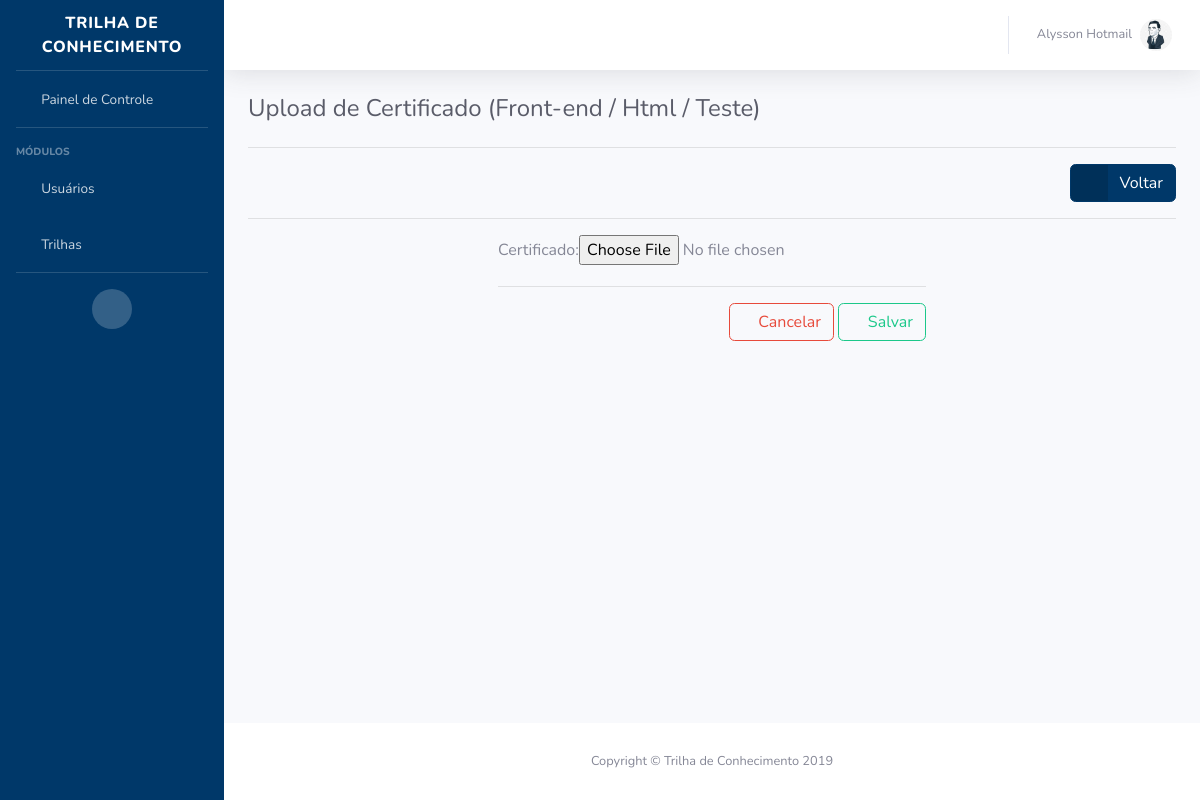
Page /trilhas/upload_certificado/2/26/ (signed in) on the committed database.
### appTrilhas/models.py (models this page shows, shortened)
class User(AbstractUser):
    matricula = models.CharField(max_length=10, unique=True)
    ativo = models.BooleanField(default=False)
    username = models.CharField(max_length=10, blank=True)
    email = models.EmailField(max_length=70, unique=True)
    name = models.CharField(max_length=130, blank=False, null=False)
    data_nascimento = models.DateField(null=True)
    genero = models.CharField(max_length=15, choices=(('F', 'Feminino'), ('M', 'Masculino'), ('O', 'Outros')))
    role = models.CharField(max_length=20,
                            choices=(('Administrador', 'Administrador'),
                                     ('Estudante', 'Estudante'),
                                     ('Moderador', 'Moderador')),
                            default='Estudante', null=False)
    imagem = ProcessedImageField(upload_to='usuarios', processors=[ResizeToFit(200, 200)], null=True, blank=True)
    cursoLink = models.ManyToManyField('LinkCurso', through='User_Link', related_name='users')
    trilhaProgresso = models.ManyToManyField('Trilha', through='Trilha_User', related_name='users')
    trilha = models.ManyToManyField(Trilha)
    USERNAME_FIELD = 'matricula'
    REQUIRED_FIELDS = ['username', 'email', 'name', 'role']

class User_Link(models.Model):
    user = models.ForeignKey('User', related_name='user_link', on_delete=models.SET_NULL, null=True)
    cursoLink = models.ForeignKey('LinkCurso', related_name='user_link', on_delete=models.SET_NULL, null=True)
    certificado = models.FileField(upload_to='certificados', null=True, blank=True)
    data_upload = models.DateTimeField('Data do upload', auto_now_add=True)

class LinkCurso(models.Model):
    nome = models.CharField(max_length=128, blank=False, null=False)
    link = models.URLField(null=True)
    carga_horaria = models.IntegerField(null=True, default=0)
    esta_concluido = models.BooleanField(default=False)
    curso = models.ForeignKey('Curso', on_delete=models.CASCADE, null=True)
    def __str__(self):
        return self.nome

class Curso(models.Model):
    nome = models.CharField(max_length=128, blank=False, null=False)
    carga_horaria = models.IntegerField(null=True, default=0)
    esta_concluido = models.BooleanField(default=False)
    descricao = models.TextField(max_length=300, blank=True, null=True)
    trilha = models.ForeignKey('Trilha', on_delete=models.CASCADE, null=True)
    progresso = models.FloatField(default=0)
    def __str__(self):
        return self.nome

class Trilha(models.Model):
    nome = models.CharField(max_length=128, blank=False, null=False)
    data_de_criacao = models.DateTimeField('Criado em', auto_now_add=True)
    data_de_conclusao = models.DateTimeField('Concluido em', auto_now_add=True)
    data_de_inicio = models.DateTimeField(null=True)
    esta_concluido = models.BooleanField(default=False)
    carga_horaria = models.IntegerField(null=True, default=0)
    imagem = ProcessedImageField(upload_to='trilhas', processors=[ResizeToFit(300, 250)])
    descricao = models.TextField(max_length=300, blank=True, null=True)
    def __str__(self):
        return self.nome

### appTrilhas/views.py (the view)
# urls.py: path('upload_certificado/<int:id_user>/<int:id_link>/', upload_certificado, name='upload_certificado'),
@login_required()
def upload_certificado(request, id_user, id_link):
    user_link = get_object_or_404(User_Link, user=id_user, cursoLink=id_link)
    form = CertificadoForm(request.POST or None, request.FILES or None, instance=user_link)
    if request.method == 'POST':
        form = CertificadoForm(request.POST or None, request.FILES or None, instance=user_link)
        if form.is_valid():
            form.save()
            form.setProgressoToTrilhaAndCurso(user_link)
            return redirect('user_link_curso', id=id_user)
    return render(request, 'upload_certificado.html', {'form': form, 'user_link': user_link})

### appTrilhas/forms.py (shortened to what this page needs)
class CertificadoForm(ModelForm):
    class Meta:
        model = User_Link
        fields = ['certificado']

### templates/upload_certificado.html (shortened to what this page needs)
{% extends "_base.html" %}
{% block content %}
      <div class="container-fluid">
          <h1 class="h4 mb-4 text-gray-800">Upload de Certificado ({{ user_link.cursoLink.curso.trilha }} / {{ user_link.cursoLink.curso }} / {{ user_link.cursoLink }})<small></small></h1>
        <hr>
          {% if request.user.role == 'Administrador' or request.user.matricula == user.matricula %}
            <div class="float-right float-sm-right float-md-right float-lg-right float-xl-right">
              <a href="{% url 'user_link_curso' user.pk %}" class="btn btn-std btn-icon-split">
                <span class="icon text-white-50">
                  <i class="fas fa-arrow-left"></i>
                </span>
                <span class="text">Voltar</span>
              </a>
            </div>
            <div class="clearfix"></div>
            <hr>
            <div class="container">
              <div class="row justify-content-center">
                <div class="col-xs-12 col-sm-12 col-md-12 col-lg-6 col-xl-6">
                  <form class="form-container" enctype="multipart/form-data" method="post" action="">
                    <div class="form-group">
                      {{ form }}
                    </div>
                    <hr>
                    <div class="text-right mb-4">
                      <a href="{% url 'user_link_curso' user.pk %}" class="btn btn-outline-danger">
                        <span class="icon text-50">
                          <i class="fas fa-ban"></i>
                        </span>
                        <span class="text">Cancelar</span>
                      </a>
                      <button type="submit" class="btn btn-outline-success">
                        <span class="icon text-50">
                          <i class="fas fa-check"></i>
                        </span>
                        <span class="text">Salvar</span>
                      </button>
                    </div>
                  </form>
                </div>
              </div>
            </div>
          {% else %}
            <p style="color: red"> Você não tem as credenciais necessárias para acessar esta página. </p>
          {% endif %}
      </div>
</div>
{% endblock %}

### templates/_base.html (shortened to what this page needs)
<!DOCTYPE html>
{% load static %}
<html lang="pt-br">
<head>
  <link href="{% static 'vendor/fontawesome-free/css/all.min.css' %}" rel="stylesheet" type="text/css">
  <link href="{% static 'css/sb-admin-2.css' %}" rel="stylesheet">
  <link rel="stylesheet" type="text/css" href="{% static 'css/estilo-dashboard-admin.css' %}">
  <link href="{% static 'vendor/datatables/dataTables.bootstrap4.min.css' %}" rel="stylesheet">
</head>
<body id="page-top">
  <div id="wrapper">
    <ul class="navbar-nav bg-gradient-primary sidebar sidebar-dark accordion" id="accordionSidebar">
      <a class="sidebar-brand d-flex align-items-center justify-content-center" href="{% url 'admin_painel' %}">
        <div class="sidebar-brand-text mx-3">Trilha de Conhecimento</div>
      </a>
      <hr class="sidebar-divider my-0">
      <li class="nav-item">
        <a class="nav-link" href="{% url 'admin_painel' %}">
          <i class="fas fa-fw fa-tachometer-alt"></i>
          <span>Painel de Controle</span></a>
      </li>
      <hr class="sidebar-divider">
      <div class="sidebar-heading">
        Módulos
      </div>
      <li class="nav-item">
        <a class="nav-link collapsed" href="#" data-toggle="collapse" data-target="#collapseTwo" aria-expanded="true" aria-controls="collapseTwo">
          <i class="fas fa-fw fa-user-friends"></i>
          {% if request.user.role == 'Administrador' %}
            <span>Gerenciar Usuários</span>
          {% else %}
            <span>Usuários</span>
          {% endif %}
        </a>
      </li>
      <li class="nav-item">
        <a class="nav-link collapsed" href="#" data-toggle="collapse" data-target="#collapseThree" aria-expanded="true" aria-controls="collapseThree">
          <i class="fas fa-fw fa-tree"></i>
          {% if request.user.role == 'Administrador' %}
            <span>Gerenciar Trilhas</span>
          {% else %}
            <span>Trilhas</span>
          {% endif %}
        </a>
      </li>
      <hr class="sidebar-divider d-none d-md-block">
      <div class="text-center d-none d-md-inline">
        <button class="rounded-circle border-0" id="sidebarToggle"></button>
      </div>
    </ul>
    <div id="content-wrapper" class="d-flex flex-column">
      <div id="content">
        <nav class="navbar navbar-expand navbar-light bg-white topbar mb-4 static-top shadow">
          <ul class="navbar-nav ml-auto">
            <li class="nav-item dropdown no-arrow">
              <a class="nav-link dropdown-toggle" href="#" id="userDropdown" role="button" data-toggle="dropdown" aria-haspopup="true" aria-expanded="false">
                <span class="mr-2 d-none d-lg-inline text-gray-600 small"> {{ request.user.name }} </span>
                {% if request.user.imagem %}
                  <img src="{{ request.user.imagem.url }}" class="img-profile rounded-circle" alt="imagem de perfil"/>
                {% else %}
                  <img src="{% static 'img/default_profile.png' %}" class="img-profile rounded-circle" alt="imagem de perfil"/>
                {% endif %}
              </a>
            </li>
          </ul>
        </nav>
          {% block content %} {% endblock %}
      <footer class="sticky-footer bg-white">
        <div class="container my-auto">
          <div class="copyright text-center my-auto">
            <span>Copyright &copy; Trilha de Conhecimento 2019</span>
          </div>
        </div>
      </footer>
    </div>
  </div>
</body>
</html>

### static/css/estilo-dashboard-admin.css (style rules this page uses)
.btn-std { color: #fff; background-color: #003869; border-color: #003869; }

### rows in the picture
User: user.name "Alysson Hotmail", user.imagem (picture)
User_Link: cursoLink.curso.trilha "Front-end", cursoLink.curso "Html", cursoLink "Teste"
